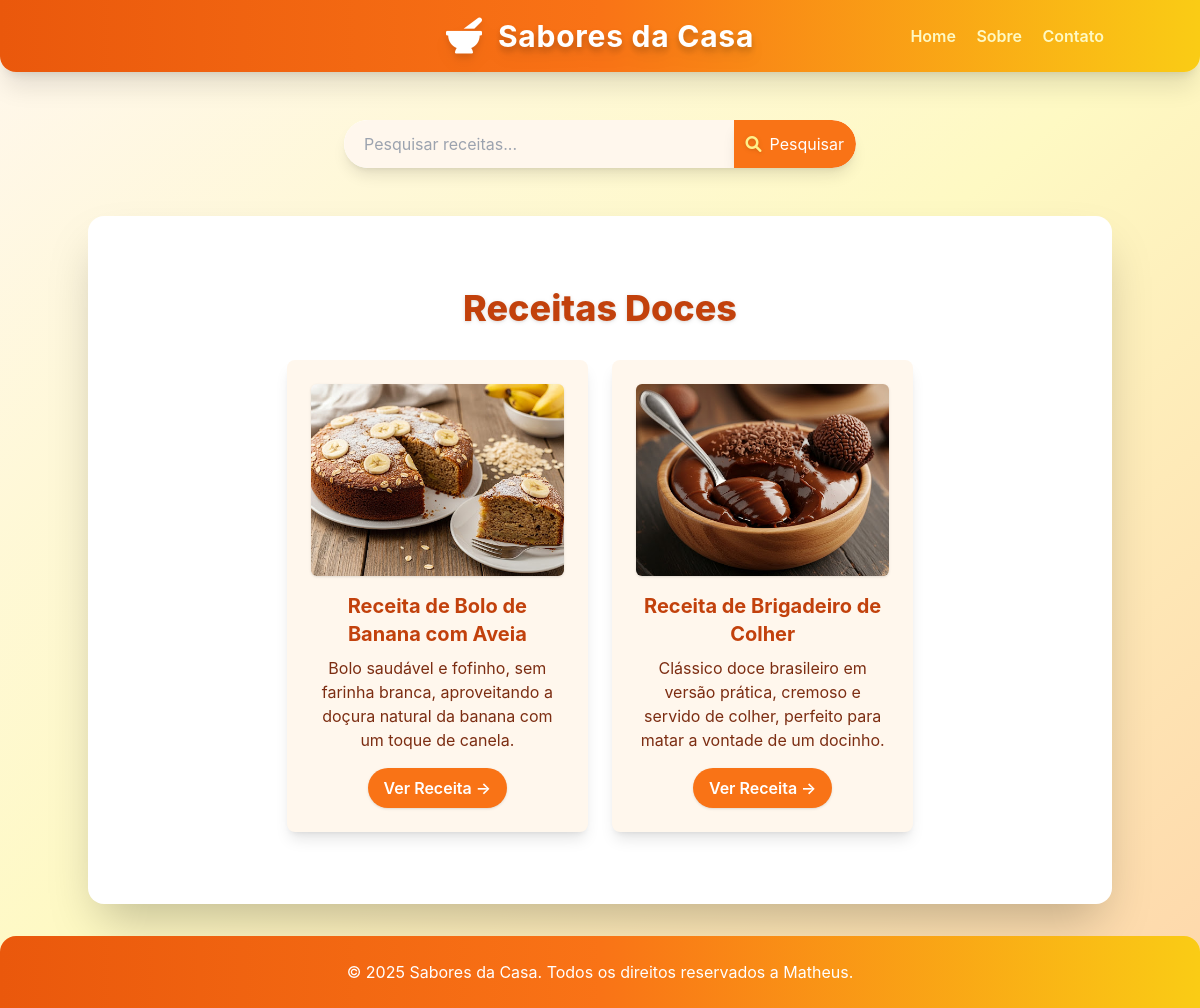
The page /receitas/categoria/doces/ on the database its author committed.
### receitas/models.py (models this page shows, shortened)
class Receita(models.Model):
    CATEGORIAS = [
        ("doces", "Doces"),
        ("salgadas", "Salgadas"),
        ("bebidas", "Bebidas"),
    ]
    title = models.CharField(max_length=200)
    description = models.TextField()
    ingredients = models.TextField()
    instructions = models.TextField()
    categoria = models.CharField(max_length=20, choices=CATEGORIAS, default="doces")
    image = models.ImageField(upload_to="receitas/images/", null=True, blank=True)
    created_at = models.DateTimeField(auto_now_add=True)
    updated_at = models.DateTimeField(auto_now=True)
    class Meta:
        verbose_name = "Receita"
        verbose_name_plural = "Receitas"
        ordering = ["-created_at"]

### receitas/views.py (the view)
# urls.py: path('categoria/<str:categoria>/', views.categoria_receitas, name='categoria_receitas'),
def categoria_receitas(request, categoria):
    receitas = Receita.objects.filter(categoria__iexact=categoria)
    return render(
        request,
        "receitas/categoria.html",
        {"categoria": categoria, "receitas": receitas},
    )

### receitas/templates/receitas/categoria.html (shortened to what this page needs)
{% extends 'receitas/base.html' %}
{% block content %}
<div class="text-center mt-12 mb-12">
    <h2 class="text-4xl font-extrabold mb-8 text-orange-700 drop-shadow">
        Receitas {{ categoria|title }}
    </h2>
    <div class="flex flex-wrap justify-center gap-6">
        {% for receita in receitas %}
            <div class="w-full sm:w-[calc(50%-1.5rem)] lg:w-[calc(33.333%-1.5rem)] bg-orange-50 p-6 rounded-lg shadow-lg hover:shadow-2xl transition-shadow duration-300 ease-in-out">
                {% if receita.image %}
                    <img src="{{ receita.image.url }}" alt="Imagem de {{ receita.title }}" class="w-full h-48 object-cover rounded-md mb-4 shadow">
                {% endif %}
                <h3 class="text-xl font-bold mb-2 text-orange-700">{{ receita.title }}</h3>
                <p class="text-orange-900 mb-4">{{ receita.description|truncatewords:20 }}</p>
                <a href="{% url 'receita_detail' receita.id %}" class="inline-block bg-orange-500 hover:bg-orange-600 text-white font-semibold py-2 px-4 rounded-full shadow transition-colors duration-300">
                    Ver Receita &rarr;
                </a>
            </div>
        {% empty %}
            <p class="text-center text-orange-500 col-span-full">Nenhuma receita encontrada nesta categoria.</p>
        {% endfor %}
    </div>
</div>
{% endblock %}

### receitas/templates/receitas/base.html (style rules this page uses)
body { font-family: 'Inter', sans-serif; }

### rows shown on the page
Receita: image (picture), title "Receita de Bolo de Banana com Aveia", description "Bolo saudável e fofinho, sem farinha branca, aproveitando a doçura natural da banana com um toque de canela."
Receita: image (picture), title "Receita de Brigadeiro de Colher", description "Clássico doce brasileiro em versão prática, cremoso e servido de colher, perfeito para matar a vontade de um docinho."

### other values the page prints
{{ categoria|title }} "Doces"
